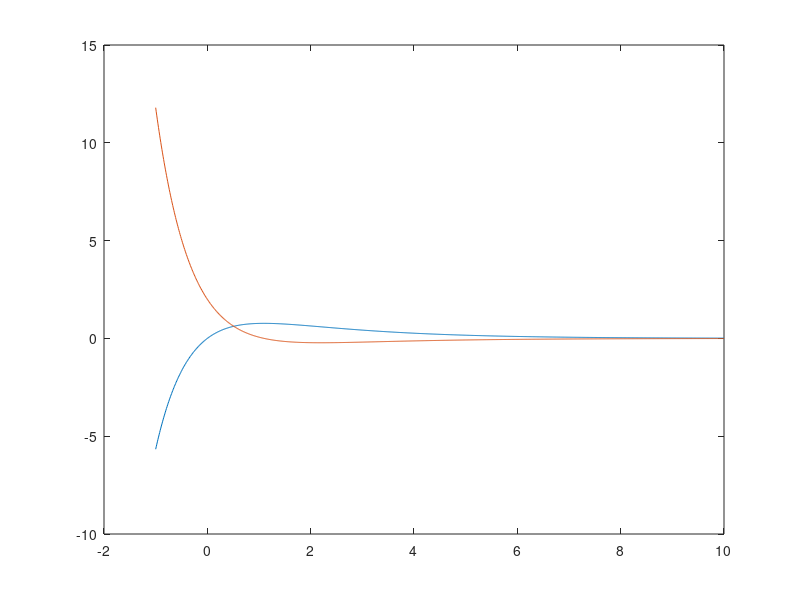
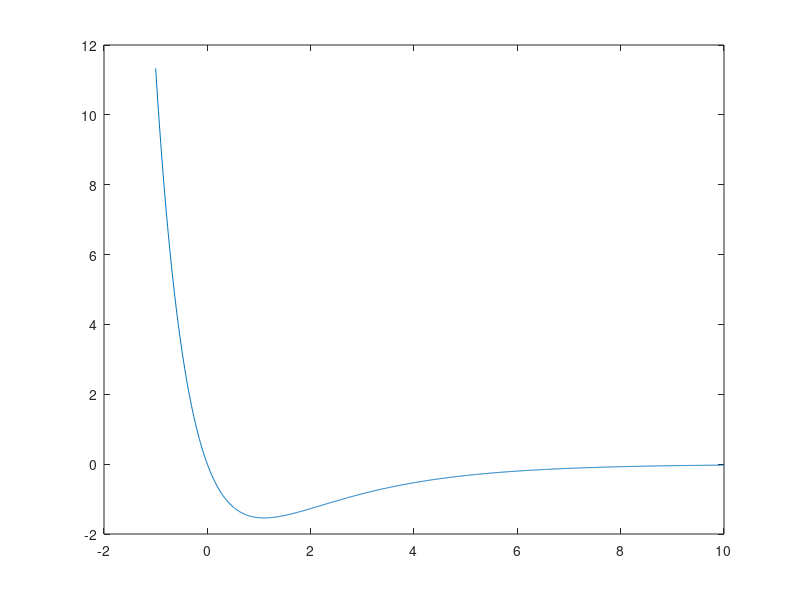
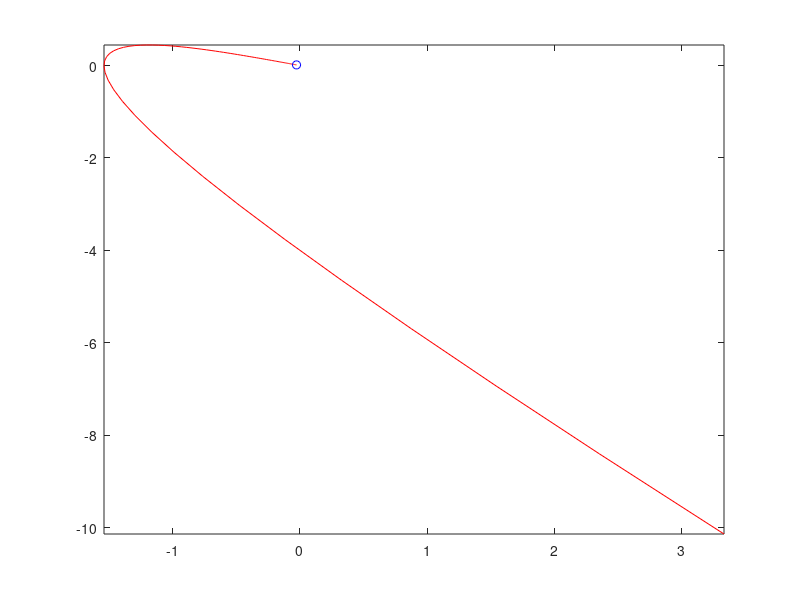

Write the MATLAB code that produced these figures, in order.

%This plots the exact solution for part c
t = linspace(-1,10,1000);
term1 = 2*exp((-1/2)*t);
term2 = -2*exp((-3/2)*t);
x = term1 + term2 ;

% This plots the slope function x'
plot(t,x)
hold on;
term1 = -1*exp(-.5.*t);
term2 = 3.*exp(-1.5.*t);
y = term1 + term2;
plot(t,y)


%This plots the exact solution for part d
figure
t = linspace(-1,10,1000);
term1 = -4*exp((-1/2)*t);
term2 = 4*exp((-3/2)*t);
x = term1 + term2 ;
plot(t,x)

%this plots the parametric curves for part b
figure
p = linspace(-.5,10);
x = -4.*exp(-.5.*p)+4.*exp(-1.5.*p);
y = +2.*exp(-.5.*p)-6.*exp(-1.5.*p);
plot(x,y)
comet(x,y)
